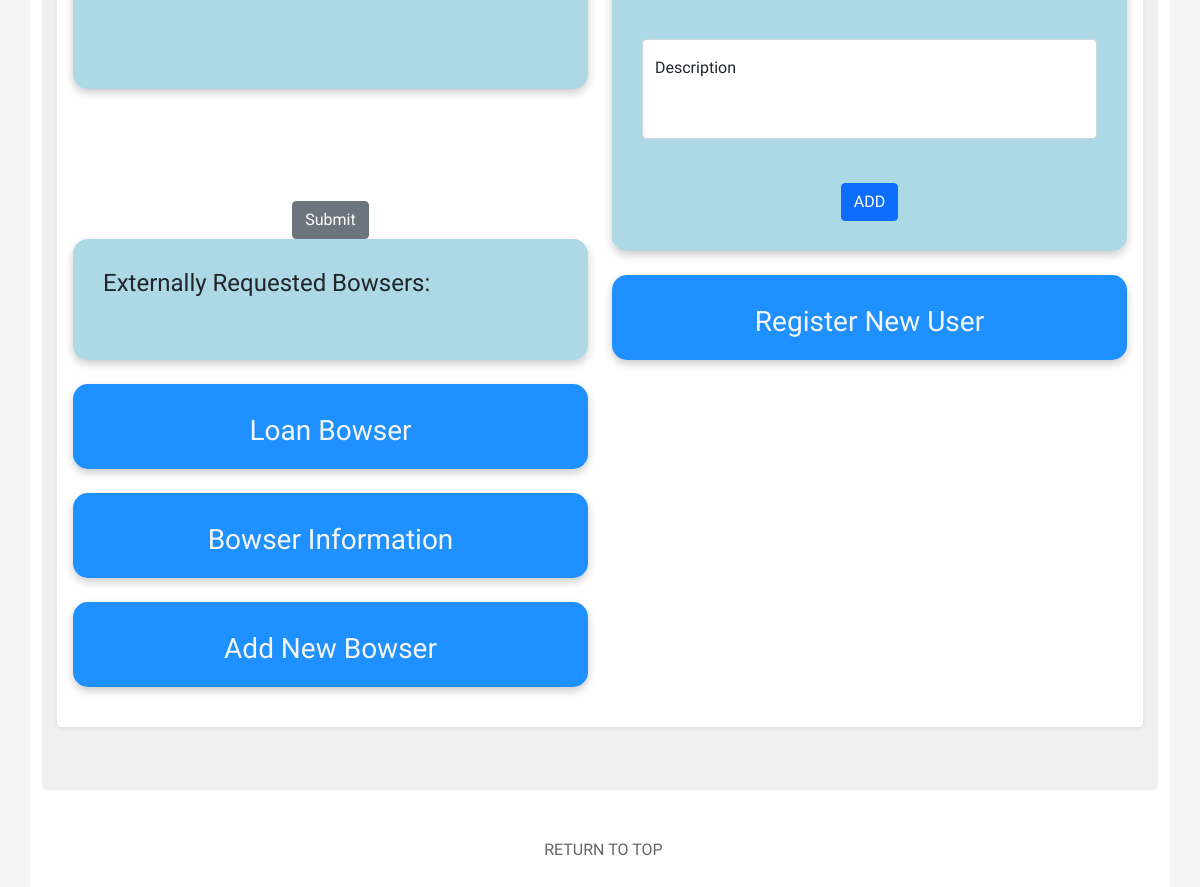
Page /operations/operations.php (signed in, lower part) on the earlier database version.
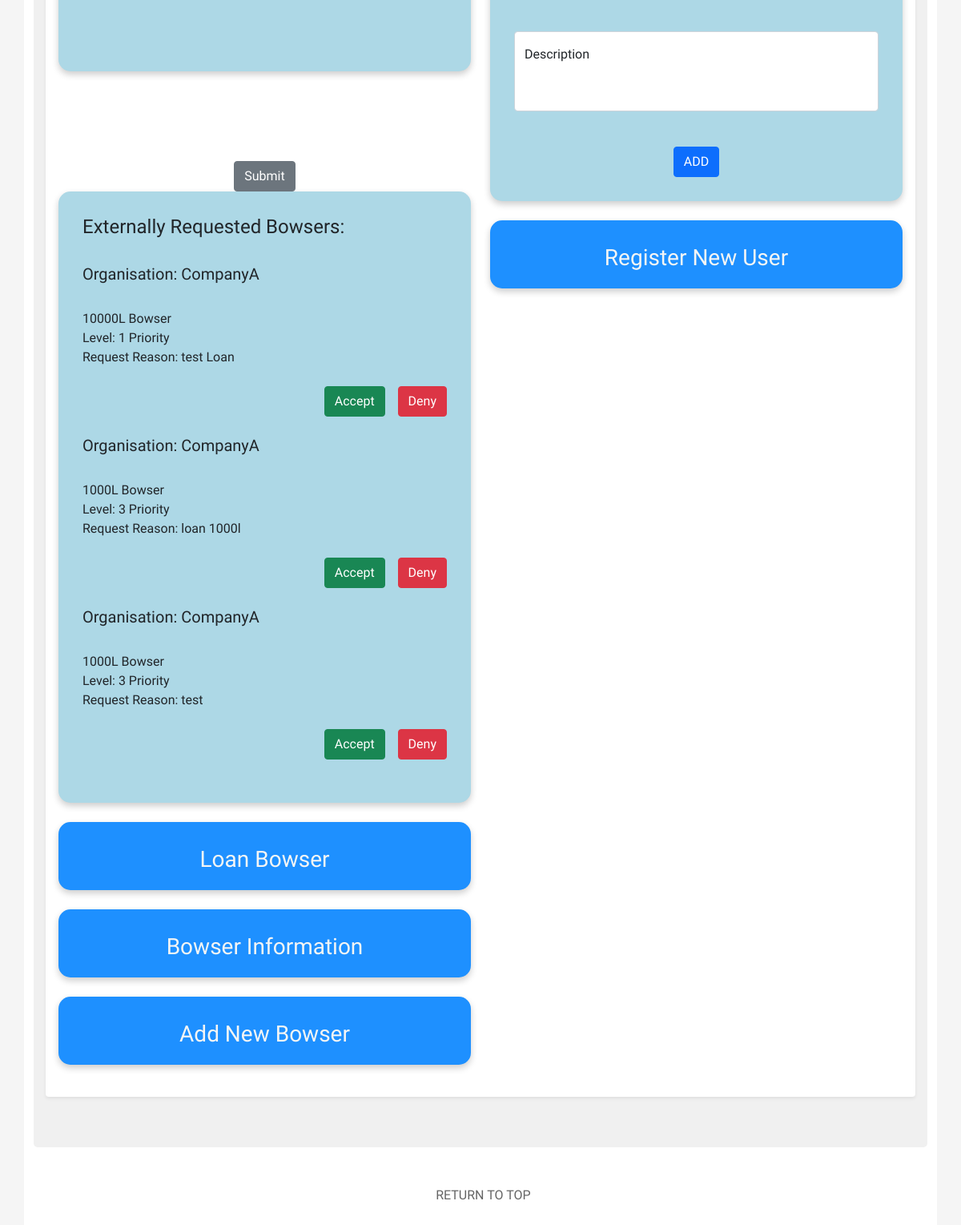
Same page on the later database version.
### tables this page shows
CREATE TABLE `tbl_bowser_requests` (
  `RequestID` int(11) NOT NULL,
  `UserID` int(11) NOT NULL,
  `Bowser_Capacity` int(11) NOT NULL,
  `Organisation_Name` varchar(100) NOT NULL,
  `Priority` int(11) NOT NULL,
  `Status` varchar(100) NOT NULL,
  `Request_Reason` varchar(200) NOT NULL
);

### operations/operations.php (the view, shortened to what the changed rows need)
<?php
if (isset($_SESSION['email'])){
    $email = $_SESSION['email'];
}
?>
<!doctype html>
<html lang="en">
<head>
    <link href="https://cdn.jsdelivr.net/npm/bootstrap@5.1.1/dist/css/bootstrap.min.css" rel="stylesheet">
    <link rel="stylesheet" href="../global/global.css" type="text/css">
    <link rel="stylesheet" href="operations.css" type="text/css">
    <link rel="stylesheet" href="https://cdnjs.cloudflare.com/ajax/libs/jqueryui/1.12.1/jquery-ui.css" />
</head>
<body>
<div class="container">
    <div class="upperPage">
        <div class="shadow-sm p-3 mb-5 bg-body rounded">
            <div class="row">
                <div class="col">
                    <ul class="operations-list">
                        <br />
                        <br />
                        <?php
                        $connection = OpenConnection();
                        $sql="SELECT * FROM tbl_maintenance_schedule ORDER BY Date DESC LIMIT 10 ";
                        $result = mysqli_query($connection, $sql);
                        while($row = mysqli_fetch_assoc($result)) {
                            echo "<li id='listItem'" .$row['Date'] ."<br />";
                            echo "User: ".$row['Assigned_To']."&nbsp"."Area: ".$row['Area_ID']."<br />";
                            echo "<br /><a href='#' data-toggle='popover' title='".$row['Description']."' data-content='test'>Description</a> ";
                            echo "<br /><br /></li>";
                        }
                        ?>
                        <br /><br />
                    </ul>
                    <br />
                            <br />
                            <br /><br />
                            <div id="submitRegiser">
                                <button type="submit" name="newBowserSubmit" class="btn btn-secondary">Submit</button>
                            </div>
                    <div id="requestAlerts">
                    <h4>Externally Requested Bowsers:</h4>
                    <br />
                        <?php
                        $connection = OpenConnection();
                        $sql = "SELECT Organisation_Name FROM tbl_company_representative WHERE Email = '$email'";
                        $result = mysqli_query($connection,$sql);
                        $rows = mysqli_fetch_array($result);
                        $company = $rows["Organisation_Name"];
                        $sql2 = "SELECT * FROM tbl_bowser_requests WHERE Organisation_Name = '$company'";
                        $result2 = mysqli_query($connection, $sql2);
                        while($row2 = mysqli_fetch_assoc($result2)) {
                            echo "<h5>Organisation: ".$row2['Organisation_Name']."</h5><br />";
                            echo $row2['Bowser_Capacity']."L Bowser<br />";
                            echo "Level: ".$row2['Priority']." Priority<br />";
                            echo "Request Reason: ".$row2['Request_Reason']."<br />";
                            echo '<form method="post" action="bowserRequestDAO.php" >';
                            echo '    <br />
                                   <div class="d-grid gap-2 d-md-flex justify-content-md-end">
                                      <button class="btn btn-success me-md-2" type="button">Accept</button>
                                      <button class="btn btn-danger" type="button">Deny</button>
                                    </div>
                            ';
                            echo "<br />";
                            echo "</form>";
                        }
                        ?>
                    </div>
                    <br />
                    <div class="vibrate-2">
                        <div class="d-grid gap-2" id="viewLoanBowser" >
                        </div>
                    </div>
                    <br />
                    <div class="vibrate-2">
                        <div class="d-grid gap-2" id="viewBowserInfo" >
                        </div>
                    </div>
                    <br />
                    <div class="vibrate-2">
                        <div class="d-grid gap-2" id="viewAddBowser" >
                        </div>
                    </div>
                    <br />
                </div>
                    <br />
                    <br />
            </div>
        </div>
    </div>
</div>
    <br /><br />
<br />  <br />
</body>
</html>

Differences in the rows shown:
now on this page (row edited): tbl_bowser_requests: Organisation_Name "CompanyA", Bowser_Capacity "10000", Priority "1", Request_Reason "test Loan"
now on this page (row edited): tbl_bowser_requests: Organisation_Name "CompanyA", Bowser_Capacity "1000", Priority "3", Request_Reason "loan 1000l"
now on this page (row edited): tbl_bowser_requests: Organisation_Name "CompanyA", Bowser_Capacity "1000", Priority "3", Request_Reason "test"
